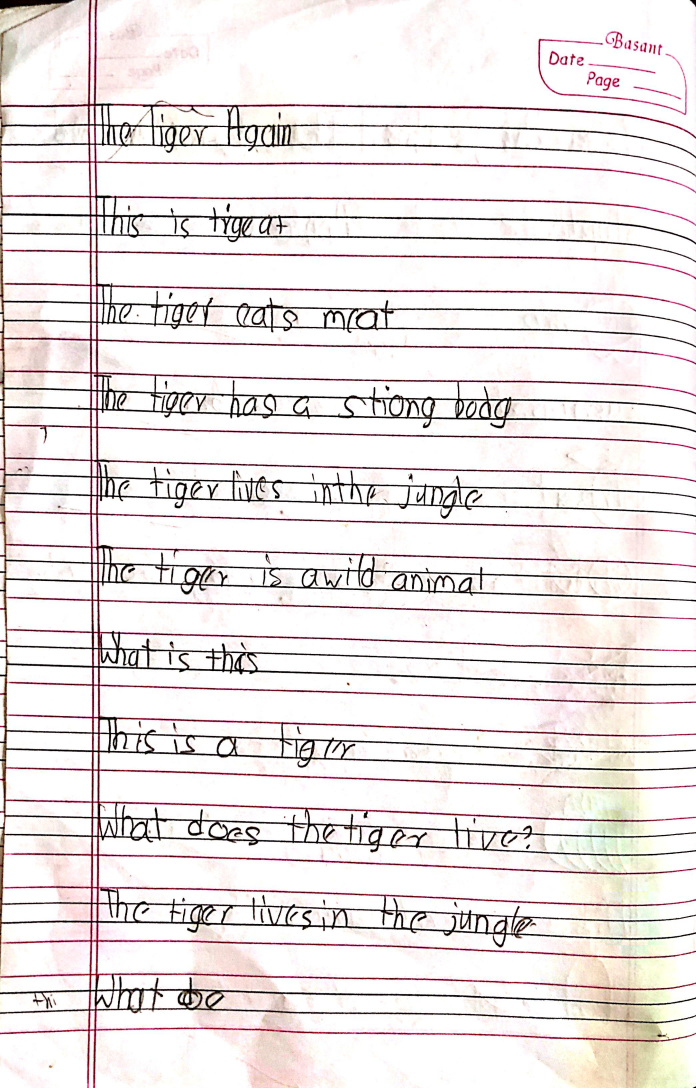
#> input picture dataset/kid1/IMG-20260311-WA0082.jpg, 2088 x 3264 px (shown at 1/3 size); its folder holds only this picture in this run
$ python -i fft.py   (imports and definitions only)
#> lines starting #> are read from the running program, lines starting #| are printed output that depends on the picture
#> further down, picture is the input picture: shape (3264, 2088, 3); mean B, G, R 228.2, 228.8, 235
import cv2
import numpy as np
import os
import pickle
from tqdm import tqdm


# ===============================
# FFT FEATURE FUNCTION (your code)
# ===============================
def extract_fft_features(
    image,
    img_size=128,
    bands=None,
    hf_threshold=30
):
#> called with img_size = 128, hf_threshold = 30
    if image is None:
        return None

    if bands is None:
        bands = [
            (0, 8),
            (8, 16),
            (16, 30),
            (30, 45),
            (45, 64),
        ]

    if image.ndim == 3:
        image = cv2.cvtColor(image, cv2.COLOR_BGR2GRAY)
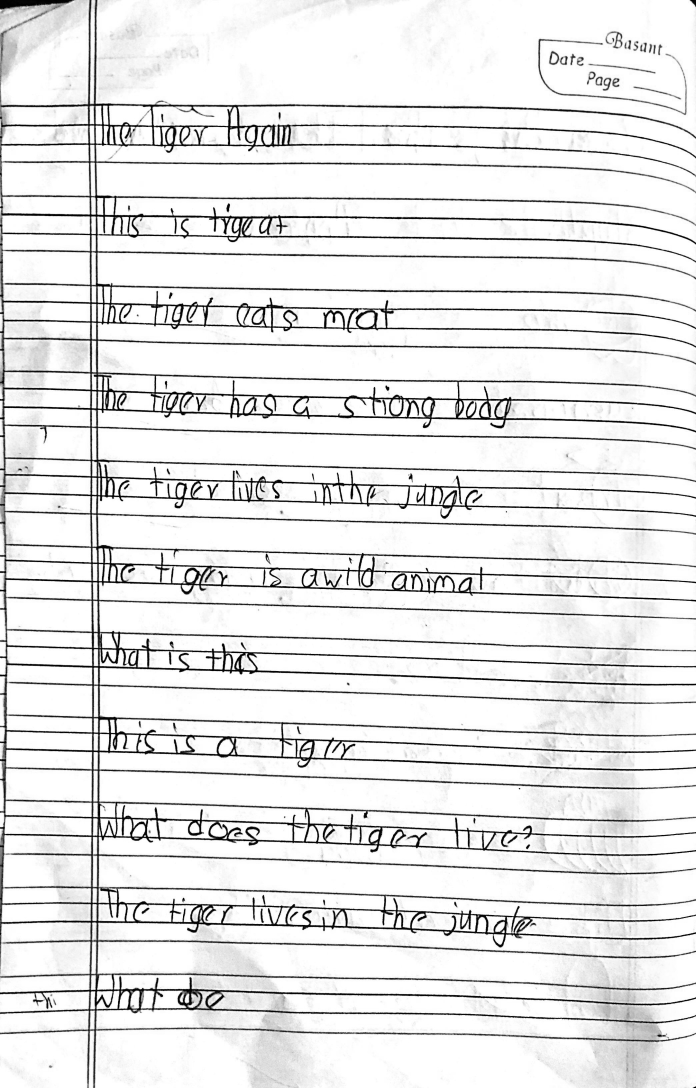
#> image: shape (3264, 2088) (shown at 1/3 size); min 0, max 255, mean 230.6

    image = cv2.resize(image, (img_size, img_size)).astype(np.float32) / 255.0
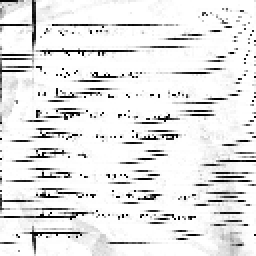
#> image: shape (128, 128) float32 (shown 2 times larger); min 0, max 1, mean 0.9

    h, w = image.shape
#> h = 128; w = 128
    ch, cw = h // 2, w // 2
#> ch = 64; cw = 64

    hann = np.outer(np.hanning(h), np.hanning(w))
    image = image * hann
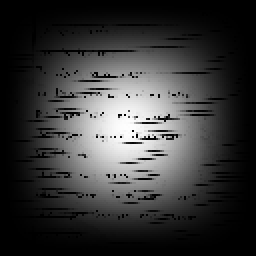
#> image: shape (128, 128) float64 (shown 2 times larger); min 0, max 1, mean 0.223

    fshift = np.fft.fftshift(np.fft.fft2(image))

    magnitude = np.log1p(np.abs(fshift))
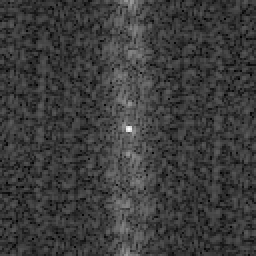
#> magnitude: shape (128, 128) float64 (shown 2 times larger); min 0.0469, max 8.2, mean 1.98; drawn with min black and max white
    phase = np.angle(fshift)
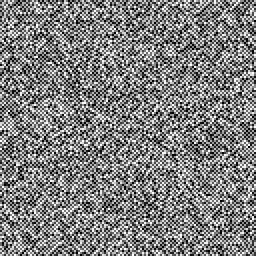
#> phase: shape (128, 128) float64 (shown 2 times larger); min -3.14, max 3.14, mean 0.000192; drawn with min black and max white

    features = []

    y, x = np.ogrid[:h, :w]
#> y = 128 values from 0 to 127
    r = np.hypot(x - cw, y - ch)

    for r1, r2 in bands:
        mask = (r >= r1) & (r < r2)
        region = magnitude[mask]

        if region.size == 0:
            features.extend([0, 0, 0])
        else:
            features.extend([
                np.mean(region),
                np.std(region),
                np.sum(region ** 2),
            ])
#> after the loop, features = [3.27, 1.1, 2293.2, 2.6, 0.691, 4350.2, 2.2, 0.687, 10716.4, 2.02, 0.62, 15847.1, 1.93, 0.593, 26447.2]

    hf = magnitude[r >= hf_threshold]
#> hf = 13575 values, max 5.01 at index 13510, min 0.0469 at index 12439, mean 1.91
    lf = magnitude[r < hf_threshold]
#> lf = 2809 values, max 8.2 at index 1404, min 0.237 at index 2112, mean 2.36

    features.append(np.sum(hf ** 2) / (np.sum(lf ** 2) + 1e-8))

    features.extend([
        magnitude.mean(),
        magnitude.std(),
    ])

    features.extend([
        np.std(phase),
        np.mean(np.abs(phase)),
    ])

    return np.array(features, dtype=np.float32)


# ===============================
# DATASET PROCESSING + SAVING
# ===============================
# [43 lines left out: function extract_and_save, not called in this run]


# ===============================
# USAGE (CALL THIS FROM ANYWHERE)
# ===============================
# Example:
# extract_and_save("dataset/train", "train_features.pkl")

>>> import cv2
>>> picture = cv2.imread('../../dataset/kid1/IMG-20260311-WA0082.jpg')
>>> result = extract_fft_features(picture)
#> result = 20 values, max 26447.2 at index 14, min 0.593 at index 13, mean 2983.9

$ run again, on dataset/kid1/IMG-20260311-WA0084.jpg
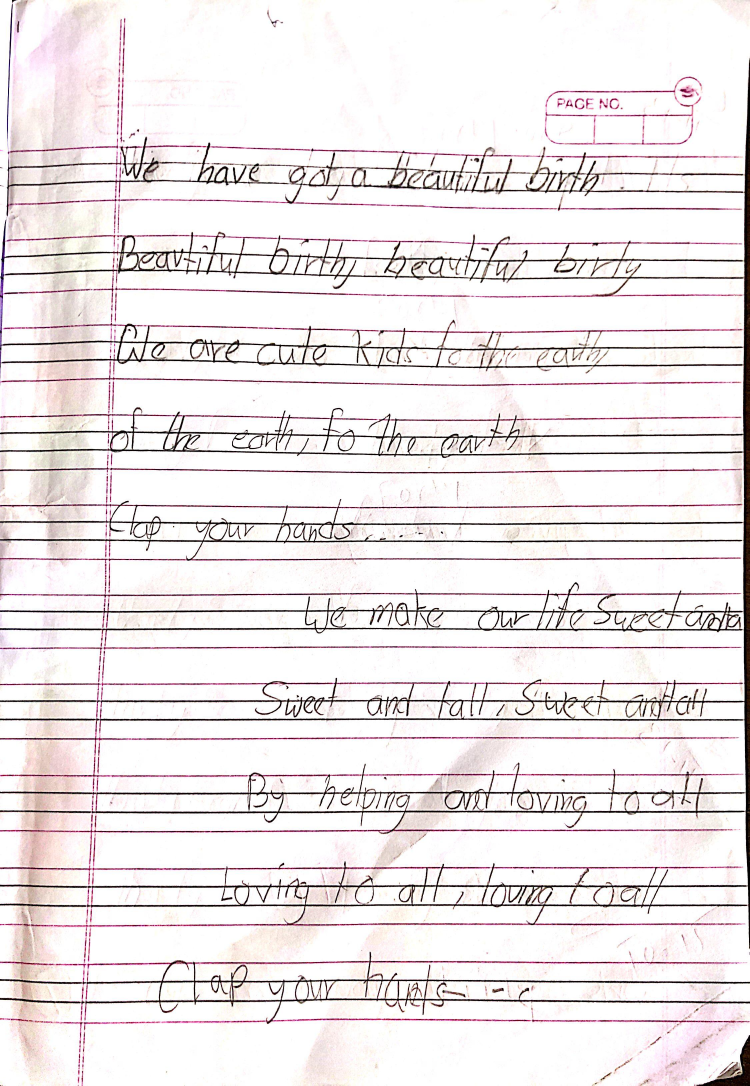
#> input picture dataset/kid1/IMG-20260311-WA0084.jpg, 2248 x 3256 px (shown at 1/3 size)
#> picture is the input picture: shape (3256, 2248, 3); mean B, G, R 232.4, 231.7, 237.3
#> in extract_fft_features, `magnitude = np.log1p(np.abs(fshift))`:
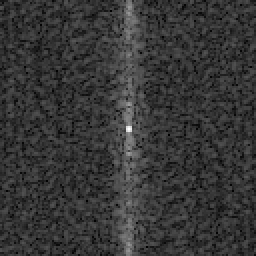
#> magnitude: shape (128, 128) float64 (shown 2 times larger); min 0.071, max 8.22, mean 1.83; drawn with min black and max white
#> in extract_fft_features, `phase = np.angle(fshift)`:
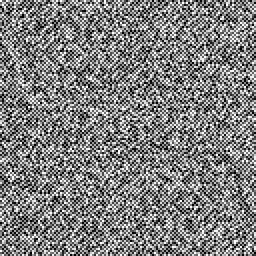
#> phase: shape (128, 128) float64 (shown 2 times larger); min -3.14, max 3.14, mean 0.000192; drawn with min black and max white
#> after the loop in extract_fft_features, `for r1, r2 in bands:`: features = [3.11, 1.2, 2146.5, 2.27, 0.794, 3473.5, 1.92, 0.624, 8245.8, 1.83, 0.572, 13060.2, 1.81, 0.585, 23426.3]
#> hf = 13575 values, max 4.9 at index 832, min 0.071 at index 695, mean 1.78
#> lf = 2809 values, max 8.22 at index 1404, min 0.101 at index 1207, mean 2.08
#> result = 20 values, max 23426.3 at index 14, min 0.572 at index 10, mean 2518.8

$ run again, on dataset/kid1/IMG-20260311-WA0086.jpg
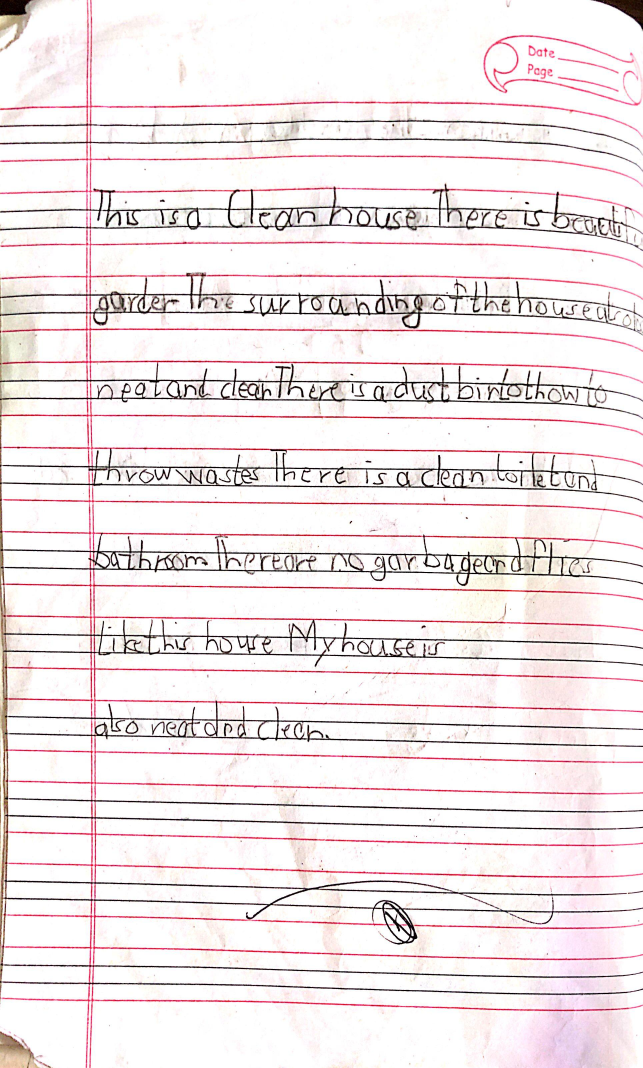
#> input picture dataset/kid1/IMG-20260311-WA0086.jpg, 1928 x 3204 px (shown at 1/3 size)
#> picture is the input picture: shape (3204, 1928, 3); mean B, G, R 233.2, 232.1, 240.5
#> in extract_fft_features, `magnitude = np.log1p(np.abs(fshift))`:
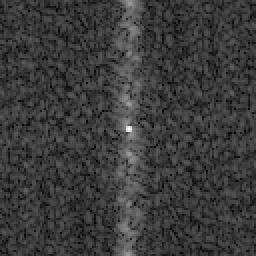
#> magnitude: shape (128, 128) float64 (shown 2 times larger); min 0.0385, max 8.2, mean 1.95; drawn with min black and max white
#> in extract_fft_features, `phase = np.angle(fshift)`:
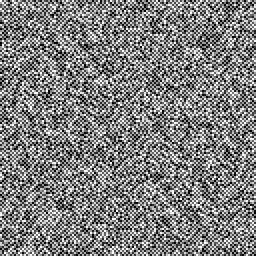
#> phase: shape (128, 128) float64 (shown 2 times larger); min -3.14, max 3.14, mean 0.000575; drawn with min black and max white
#> after the loop in extract_fft_features, `for r1, r2 in bands:`: features = [3.15, 1.21, 2201.1, 2.43, 0.833, 3965.6, 2.13, 0.638, 9980.3, 1.94, 0.614, 14652.6, 1.91, 0.598, 26024.8]
#> hf = 13575 values, max 4.97 at index 193, min 0.0649 at index 1369, mean 1.89
#> lf = 2809 values, max 8.2 at index 1404, min 0.0385 at index 1915, mean 2.27
#> result = 20 values, max 26024.8 at index 14, min 0.598 at index 13, mean 2842.5
